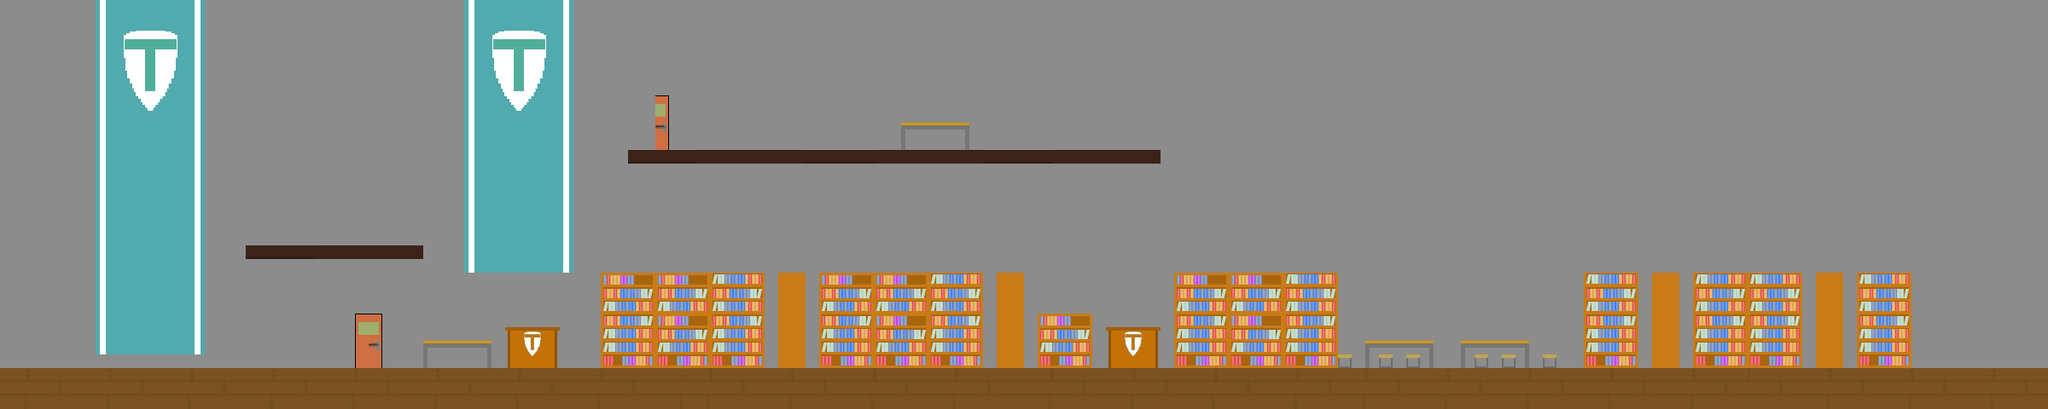

A 2D game scene composited from a Tiled map and its tileset images. What follows is a short description and the map's XML, with each tile layer's data collapsed to a summary:
An orthogonal 150x30 tile map with 16x16 px tiles, 5 tile layers (Background, Platform, Hidden, Furniture, ...), 10 tilesets and 6 objects.

<map version="1.0" orientation="orthogonal" renderorder="right-down" width="150" height="30" tilewidth="16" tileheight="16" nextobjectid="43">
 <tileset firstgid="1" name="floor" tilewidth="16" tileheight="16" tilecount="18" columns="6">
  <image source="platform.png" width="96" height="48" />
 </tileset>
 <tileset firstgid="19" name="locker" tilewidth="16" tileheight="16" tilecount="8" columns="2">
  <image source="locker.png" width="32" height="64" />
 </tileset>
 <tileset firstgid="27" name="wood_flooring" tilewidth="16" tileheight="16" tilecount="18" columns="6">
  <image source="wood_flooring.png" width="96" height="48" />
 </tileset>
 <tileset firstgid="45" name="class_door" tilewidth="16" tileheight="16" tilecount="8" columns="2">
  <image source="class_door.png" width="32" height="64" />
 </tileset>
 <tileset firstgid="53" name="desk" tilewidth="16" tileheight="16" tilecount="1" columns="1">
  <image source="desk.png" width="16" height="16" />
 </tileset>
 <tileset firstgid="54" name="table" tilewidth="16" tileheight="16" tilecount="10" columns="5">
  <image source="table.png" width="80" height="32" />
 </tileset>
 <tileset firstgid="64" name="grey_blank" tilewidth="16" tileheight="16" tilecount="4" columns="2">
  <image source="grey_blank.png" width="32" height="32" />
 </tileset>
 <tileset firstgid="68" name="banner" tilewidth="16" tileheight="16" tilecount="80" columns="8">
  <image source="banner.png" width="128" height="160" />
 </tileset>
 <tileset firstgid="148" name="library_pack" tilewidth="16" tileheight="16" tilecount="35" columns="5">
  <image source="library_pack.png" width="80" height="112" />
 </tileset>
 <tileset firstgid="183" name="wood_flooring_light" tilewidth="16" tileheight="16" tilecount="18" columns="6">
  <image source="wood_flooring_light.png" width="96" height="48" />
 </tileset>
 <layer name="Background" width="150" height="30">
  <data>[4500 cells, 3998 non-empty, 7 distinct tile ids]</data>
 </layer>
 <layer name="Platform" width="150" height="30">
  <data>[4500 cells, 520 non-empty, 22 distinct tile ids]</data>
 </layer>
 <layer name="Hidden" width="150" height="30">
  <data>[4500 cells, 396 non-empty, 4 distinct tile ids]</data>
 </layer>
 <layer name="Furniture" width="150" height="30">
  <data>[4500 cells, 514 non-empty, 51 distinct tile ids]</data>
 </layer>
 <layer name="Climbable" width="150" height="30">
  <data>[4500 cells, 368 non-empty, 80 distinct tile ids]</data>
 </layer>
 <objectgroup name="Stacked Paper" />
 <objectgroup name="Door">
  <object id="34" x="416" y="368" width="32" height="64">
   <properties>
    <property name="locationX" value="52" />
    <property name="locationY" value="3" />
    <property name="open" value="level1.tmx" />
   </properties>
  </object>
 </objectgroup>
 <objectgroup name="Desk">
  <object id="29" gid="53" x="32" y="416" width="16" height="16" />
  <object id="32" gid="53" x="64" y="416" width="16" height="16" />
  <object id="33" gid="53" x="96" y="416" width="16" height="16" />
 </objectgroup>
 <objectgroup name="NPC">
  <object id="38" x="1216" y="160" width="16" height="16">
   <properties>
    <property name="type" value="waiting" />
   </properties>
  </object>
  <object id="42" x="352" y="416" width="16" height="16">
   <properties>
    <property name="type" value="enemy" />
   </properties>
  </object>
 </objectgroup>
</map>